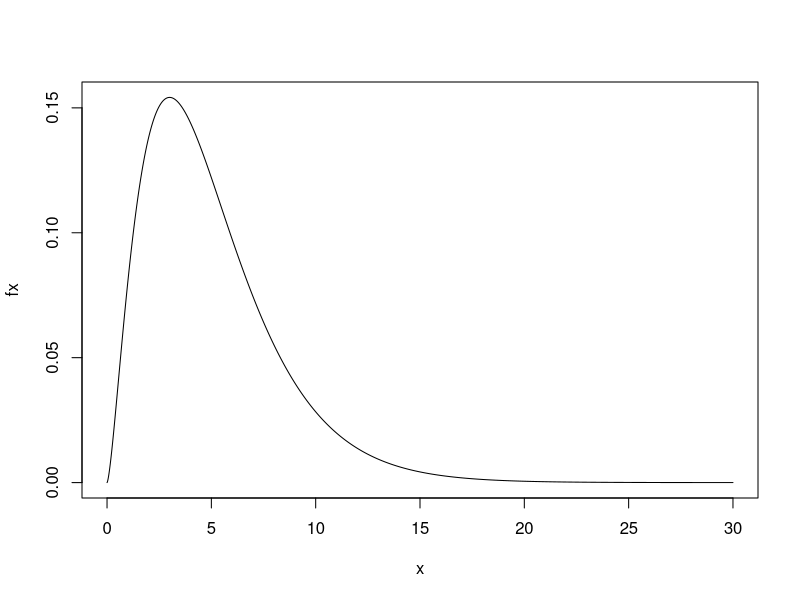
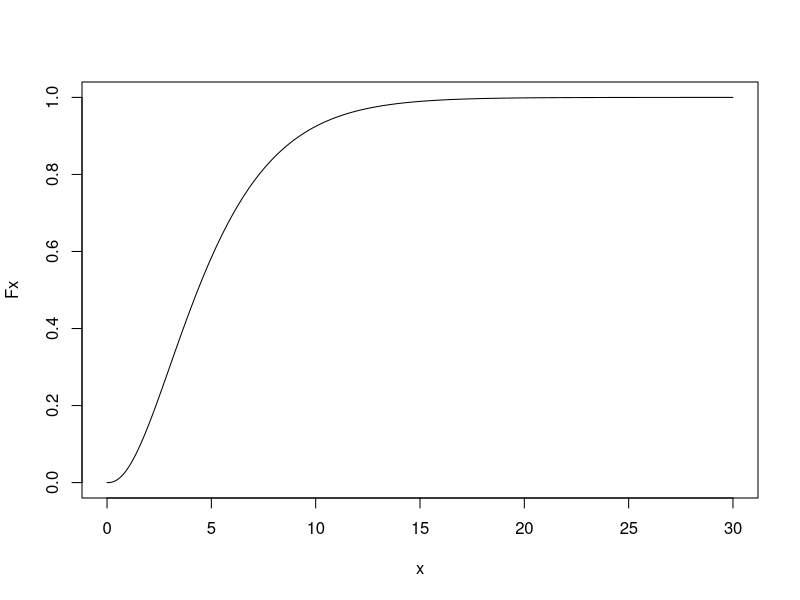
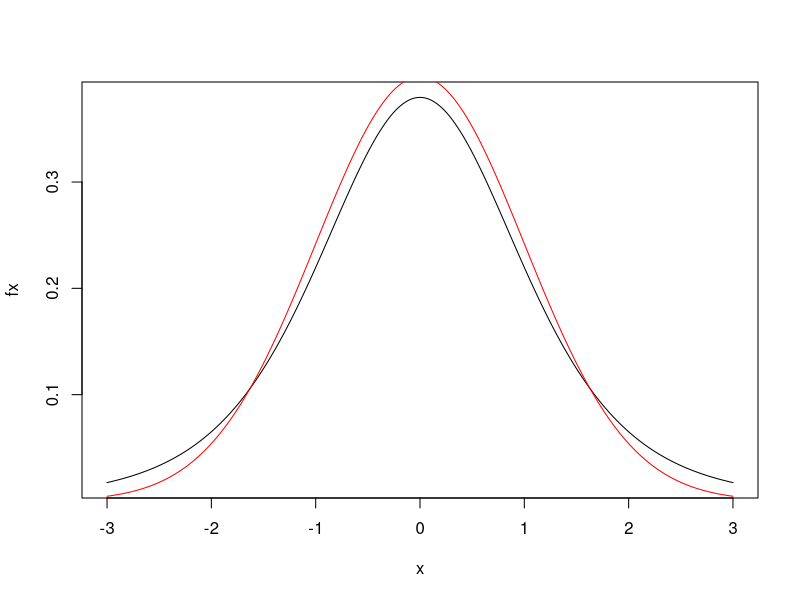
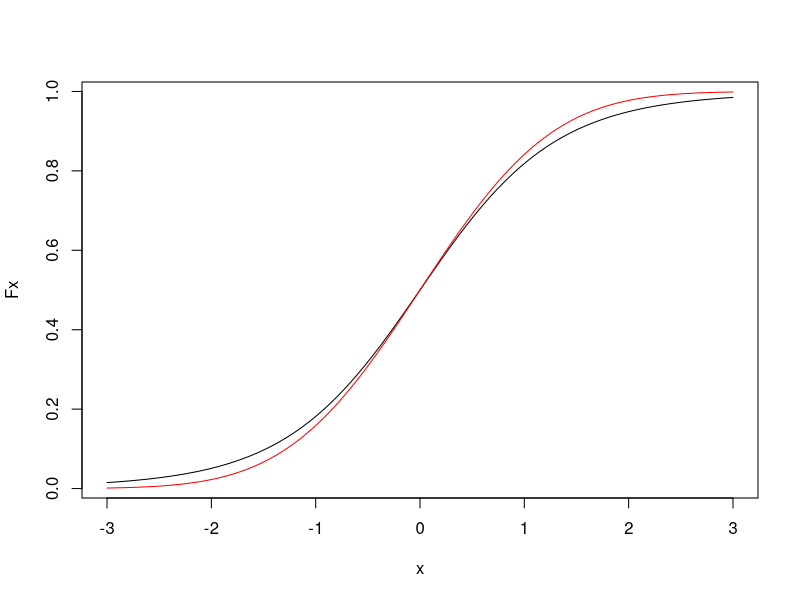
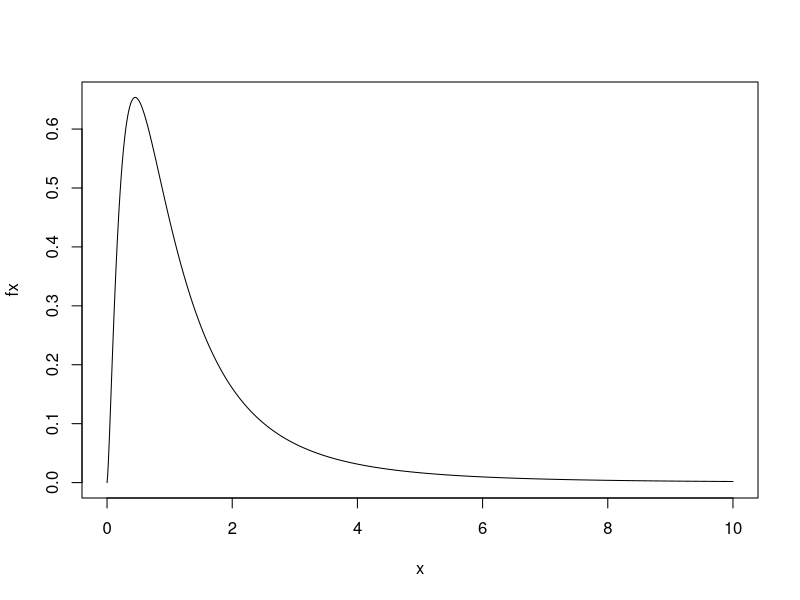
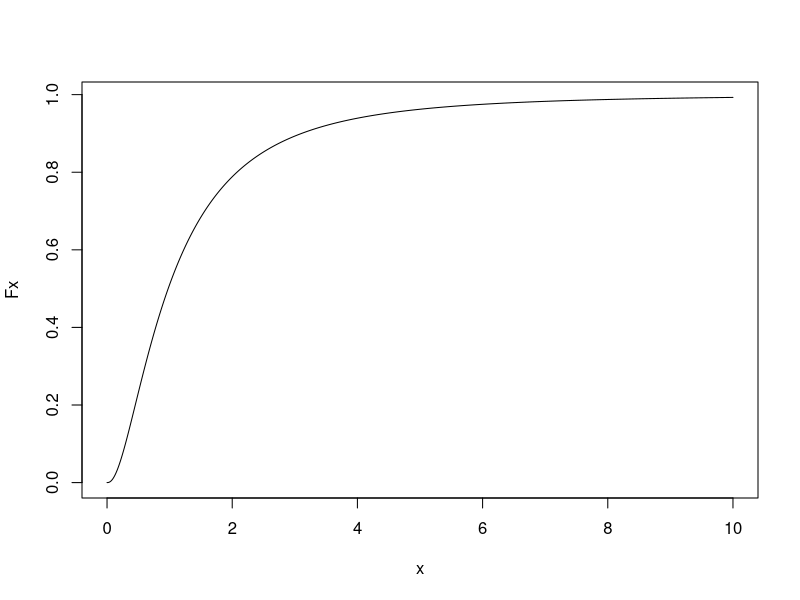
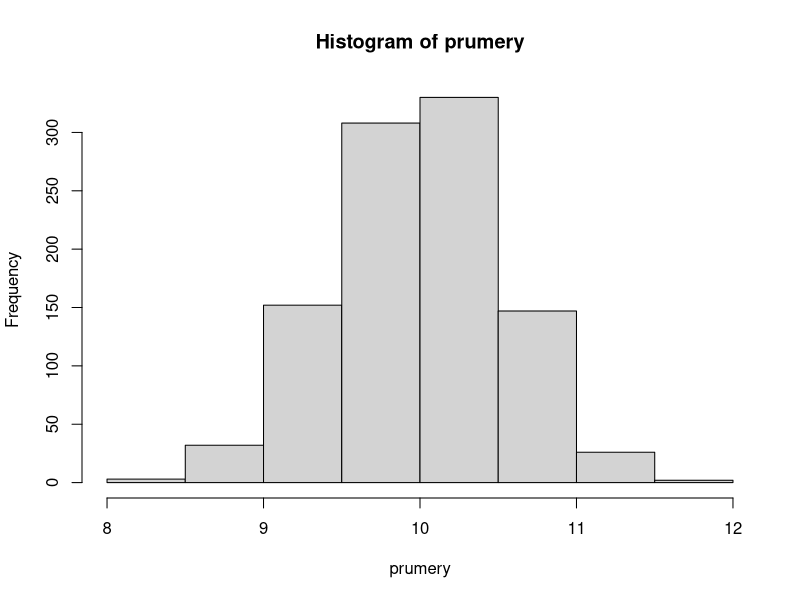
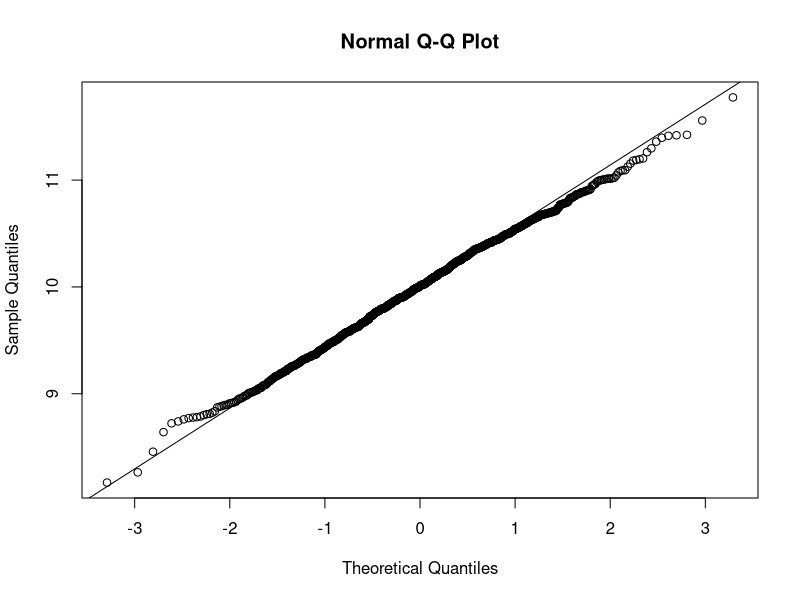

The R source for these figures, in order:
# ......................................................................................
# ......................... Cvičení 7. Výběrové charakteristiky.........................
# .................. Michal Béreš, Martina Litschmannová, Adéla Vrtková.................
# ......................................................................................

# Nezobrazuje-li se vám text korektně, nastavte File \ Reopen with Encoding... na UTF-8
# Pro zobrazení obsahu skriptu použijte CTRL+SHIFT+O
# Pro spouštění příkazů v jednotlivých řádcích použijte CTRL+ENTER

#  1. Další vybraná spojitá rozdělení ####
#
# * $\chi^2$ - Chí-kvadrát rozdělení (Pearsonovo rozdělení) ####
#
# - **Použití**: při odhadu směrodatné odchylky (za použití výběrové)
# - Má jediný parametr – **počet stupňů volnosti**
# $$\frac{S^2}{\sigma^2} (n-1) \sim \chi^2_{n-1}$$
# - $S$ je výběrová směrodatná odchylka


n <- 5 # počet stupňů volnosti
x <- seq(from = 0, to = 30, by = 0.01) # osa x
fx <- dchisq(x = x, df = n) # hustota pravděpodobnosti chí-kvad. rozdělení

plot(x, fx, type = "l")


Fx <- pchisq(q = x, df = n) # distrib. fce. chí-kvad. rozdělení

plot(x, Fx, type = "l")


# * $t$ - Studentovo rozdělení ####
#
# - **Použití**: při odhadu střední hodnoty bez přesné znalosti rozptylu (pouze
# výběrového rozptylu)
# $$\frac{\bar{X} - \mu}{S} \sqrt{n} \sim t_{n-1}$$
# - $\bar{X}$ je výběrový průměr
# - $S$ je výběrová směrodatná odchylka
# - S rostoucím počtem stupňů volnosti konverguje k normovanému normálnímu rozdělení.


n <- 5 # počet stupňů volnosti
x <- seq(from = -3, to = 3, by = 0.01) # osa x
fx <- dt(x = x, df = n) # hustota pravděpodobnosti studentova rozdělení

plot(x, fx, type = "l")

fnorm <- dnorm(x, mean = 0, sd = 1) # hodnoty norm. normálního roz.
lines(x, fnorm, col = "red") # do posledního grafu


Fx <- pt(q = x, df = n) # hustota pravděpodobnosti studentova rozdělení

plot(x, Fx, type = "l")

Fnorm <- pnorm(x, mean = 0, sd = 1) # hodnoty norm. normálního roz.
lines(x, Fnorm, col = "red") # do posledního grafu


# * $F$ - Fisher-Snedecorovo rozdělení ####
#
# - **Použití**: k testování shody rozptylů
# $$\frac{S_1^2 / \sigma_1^2}{S_2^2 / \sigma_2^2} \sim F_{n_1 - 1, n_2 - 1}$$
# - $S_1^2$ a $S_2^2$ jsou výběrové rozptyly
# - $\sigma_1^2$ a $\sigma_2^2$ jsou skutečné rozptyly
# - $n_1$ a $n_2$ jsou počty prvků v obou výběrech


n <- 5 # počet stupňů volnosti výběr. 1
m <- 6 # počet stupňů volnosti výběr. 2
x <- seq(from = 0, to = 10, by = 0.01) # osa x
fx <- df(x = x, df1 = n, df2 = m) # hustota pravděpodobnosti chí-kvad. rozdělení

plot(x, fx, type = "l")


Fx <- pf(q = x, df1 = n, df2 = m) # hustota pravděpodobnosti chí-kvad. rozdělení

plot(x, Fx, type = "l")


#  2. Jak se chová průměr hodnot z normálního rozdělení? ####
#
# - průměr $$\bar{X} = \frac{1}{n} \sum_{i=1}^{n} X_i$$ je náhodná veličina, tedy každý
# výběr unikátních $n$ hodnot vede k jiné hodnotě průměru
# - ukážeme, že průměr hodnot z normálního rozdělení má normální rozdělení
#
# Funkce **`rnorm(n, mean, sd)`** generuje **n** hodnot z normálního rozdělení se
# střední hodnotou **mean** a směrodatnou odchylkou **sd**.


vel_nah_vyberu <- 30
mu <- 10
sigma <- 3
nah_vyber <- rnorm(n = vel_nah_vyberu, mean = mu, sd = sigma)
nah_vyber


mean(nah_vyber)
sd(nah_vyber)


# *** Náhodná veličina: průměr hodnot ####


poc_vyberu <- 1000
prumery <- numeric(poc_vyberu) # numeric vyrobi vektor 0
smer_odchylky <- numeric(poc_vyberu)
for (i in 1:poc_vyberu) {
    nah_vyber <- rnorm(n = vel_nah_vyberu, mean = mu, sd = sigma)
    prumery[i] <- mean(nah_vyber)
    smer_odchylky[i] <- sd(nah_vyber)
}


hist(prumery)


qqnorm(prumery)
qqline(prumery)


mean(prumery)
sd(prumery)
sigma / sqrt(vel_nah_vyberu)


#  3. Jak se chová průměr hodnot z uniformního rozdělení? ####
#
# - nyní se podíváme jaké rozdělení má průměr (jako náhodná veličina) hodnot z
# uniformního rozdělení
#
# Fukce **runif(n, min, max)** generuje **n** hodnot z uniformního rozdělení
# U(**min,max**).


vel_nah_vyberu <- 30
a <- 1
b <- 7
nah_vyber <- runif(n = vel_nah_vyberu, min = a, max = b)
# nah_vyber


hist(nah_vyber)
qqnorm(nah_vyber)
qqline(nah_vyber)


mu <- (a + b) / 2
mu
mean(nah_vyber)
sigma <- sqrt((b - a)^2 / 12)
sigma
sd(nah_vyber)


# *** Náhodná veličina: průměr hodnot ####


poc_vyberu <- 1000
prumery <- numeric(poc_vyberu)
smer_odchylky <- numeric(poc_vyberu)
for (i in 1:poc_vyberu) {
    nah_vyber <- runif(n = vel_nah_vyberu, min = a, max = b)
    prumery[i] <- mean(nah_vyber)
    smer_odchylky[i] <- sd(nah_vyber)
}


hist(prumery)


qqnorm(prumery)
qqline(prumery)


mean(prumery)
sd(prumery)
sigma / sqrt(vel_nah_vyberu)


# ---
#  Příklady ####
# * Příklad 1. ####
# Zatížení letadla s 64 místy nemá překročit 6 000 kg. Jaká je pravděpodobnost, že při
# plném obsazení bude tato hodnota překročena, má-li hmotnost cestujícího střední
# hodnotu 90 kg a směrodatnou odchylku 10 kg?


# X...hmotnost 64 cestujících
# X ~ N(64*90; 64*100)
# P(X > 6000) = 1 - F(6000)

1 - pnorm(q = 6000, mean = 64 * 90, sd = sqrt(64 * 100))


# * Příklad 2. ####
# Zásilka obsahuje 300 výrobků určitého typu. Je známo, že pravděpodobnost zhotovení
# vadného výrobku tohoto typu je 0,04.
#
# **a)**
# Odhadněte pravděpodobnost, že absolutní odchylka podílu vadných výrobků v zásilce od
# pravděpodobnosti vyrobení vadného výrobku bude menší než 1 %.


# X = (p − π)/sqrt(π*(1 − π))*sqrt(n) ∼ N(0, 1)
# P(-0.01/sqrt(π*(1 − π))*sqrt(n) < X < 0.01/sqrt(π*(1 − π))*sqrt(n))
pi <- 0.04
n <- 300
bound <- 0.01 / sqrt(pi * (1 - pi)) * sqrt(n)
pnorm(q = bound, mean = 0, sd = 1) - pnorm(q = -bound, mean = 0, sd = 1)


# **b)**
# Jak se změní výsledek, jestliže zásilka bude obsahovat 3 000 výrobků?


n <- 3000
bound <- 0.01 / sqrt(pi * (1 - pi)) * sqrt(n)
pnorm(q = bound, mean = 0, sd = 1) - pnorm(q = -bound, mean = 0, sd = 1)


# * Příklad 3. ####
# Cestující pravidelně jezdí do zaměstnání a zpět MHD. Je známo, že doba čekání na
# příjezd MHD se pohybuje v mezích od 0 do 3 minut. Jaká je pravděpodobnost, že celková
# doba čekání zaměstnance na příjezd MHD během 23 pracovních dnů bude kratší než 80
# minut?


# Y...doba i-tého čekání na MHD
# y ~ R(0; 3)
# X...celková doba čekání během 23 dnů (cesta tam a zpět ⇒ 46 čekání)
# X ~ N(46*EY; 46*DY)
# P(X < 80)

a <- 0
b <- 3
n <- 46
EY <- (a + b) / 2
DY <- (b - a)^2 / 12

pnorm(q = 80, mean = n * EY, sd = sqrt(n * DY))


# * Příklad 4. ####
# Předpokládejme, že průměrná spotřeba elektrické energie domácností v určitém městě v
# lednu je 120 kWh a směrodatná odchylka spotřeby je 100 kWh. Určete pravděpodobnost, že
# průměrná spotřeba 100 náhodně vybraných domácností bude větší než 140 kWh.


# Xi...spotřeba i-té domácnosti
# X...průměrná spotřeba 100 domácností
# X ~ N(EXi;Dxi/n)
# P(X > 140)

EXi <- 120
DXi <- 100^2
n <- 100
1 - pnorm(q = 140, mean = EXi, sd = sqrt(DXi / n))


# * Příklad 5. ####
# Společnost Acme Battery Company vyvinula nový typ baterie mobilních telefonů. V
# průměru vydrží baterie 60 minut na jedno nabití. Směrodatná odchylka této doby je 4
# minuty. Předpokládejme, že výrobní oddělení po 6 měsících spustí test kontroly
# kvality. Provedli dva náhodné výběry o rozsahu 10 baterií a v obou zjistili
# směrodatnou odchylku výdrže baterií větší než 6 minut. S jakou pravděpodobností takový
# výsledek mohli očekávat?


# X = (n − 1)S^2/σ^2
# X ∼ χ_n-1
# P(S > 6) = P(X > ...)

n <- 10
S_obs <- 6
sigma <- 4
X_obs <- (n - 1) * S_obs^2 / sigma^2

P_jedno_mereni <- 1 - pchisq(q = X_obs, df = n - 1)
P_jedno_mereni
P_jedno_mereni^2


# * Příklad 6. ####
# Z úmrtnostních tabulek vyplývá pravděpodobnost 0,99, že se 35 - letý muž dožije
# dalšího roku. Roční pojistné této věkové skupiny činí 2 000 Kč, v případě úmrtí
# pojišťovna vyplatí 100 000 Kč. Jaká je pravděpodobnost, že zisk z 500 pojištěných mužů
# ve věku 35 let bude alespoň 500 000 Kč?
#
# **a)** Řešte pomocí binomického rozdělení.


# X...počet mužů z 500, kteří se nedožijí dalšího roku
# X ~ Bi(500; 0.01)
# Z = 500 · 2 000 − X · 100 000
# P(Z ≥ 500 000) = P(X ≤ 5)

pbinom(5, size = 500, prob = 0.01)


# **b)** Řešte pomoci aproximace binomického rozdělení rozdělením normálním.


# X ~ Bi(500; 0.01) ~ N(500*0.01; 500*0.01*(1-0.01))
# P(X ≤ 5) ~ P(X < 5.5) (oprava na spojitost)

pnorm(5.5, mean = 500 * 0.01, sd = sqrt(500 * 0.01 * (1 - 0.01)))


# * Příklad 7. ####
# Předpokládejme, že v populaci má přibližně 60 % mladých mužů vyšší než doporučenou
# hladinu cholesterolu v séru. S jakou pravděpodobností bude mít v náhodném výběru 200
# mladých mužů více než 120 z nich vyšší než doporučenou hladinu cholesterolu v séru?


# **a)** Řešte pomocí binomického rozdělení.


# X...počet mladých mužů z 200 s vyšší než doporučenou hladinou cholesterolu v séru
# X ∼ Bi(200; 0.6)
# P(X > 120) = 1 - P(X ≤ 120)

1 - pbinom(120, size = 200, prob = 0.6)


# **b)** Řešte pomocí aproximace binomického rozdělení normálním rozdělením.


# X ~ N(200*0.6; 200*0.6(1-0.6)), tj. X ≈ N(120; 48)
# 1 - P(X ≤ 120) ~ 1 - P(X < 120.5) (oprava na spojitost)

1 - pnorm(120.5, mean = 200 * 0.6, sd = sqrt(200 * 0.6 * (1 - 0.6)))
